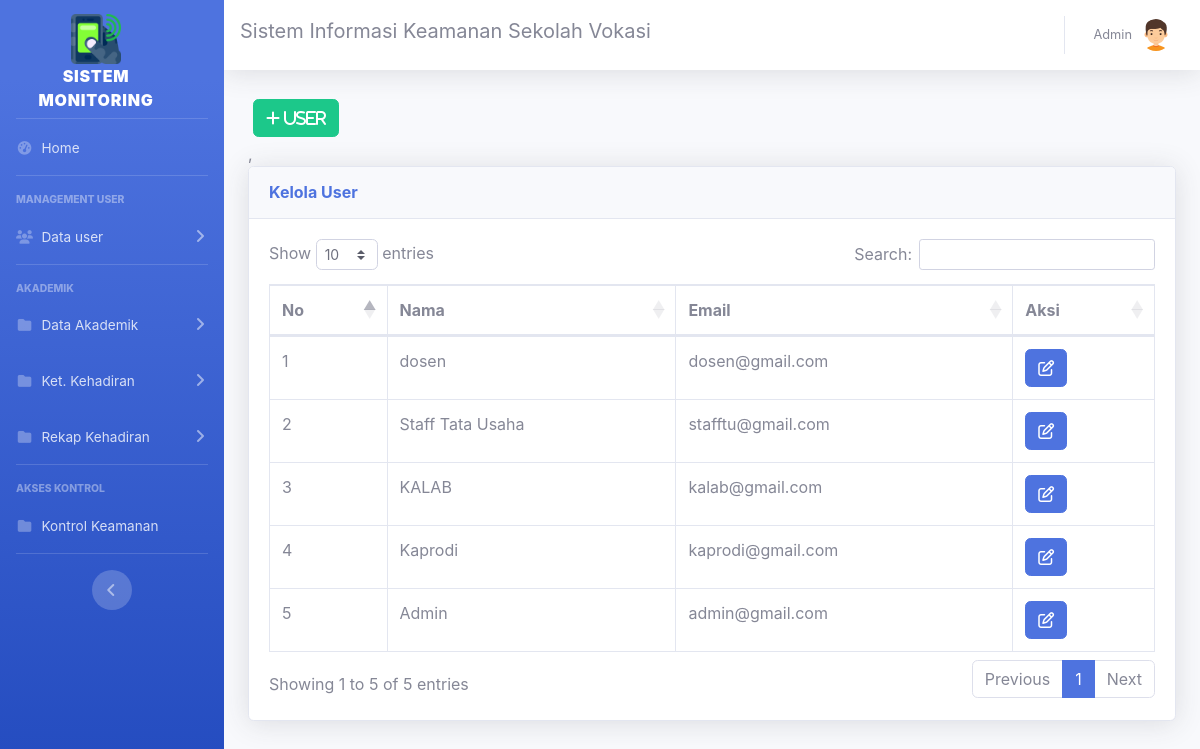
Screenshot of /app/profile.php (signed in) with the database file from the repository.
### tables this page shows
CREATE TABLE `user` (
  `id_user` int(11) NOT NULL,
  `nama` varchar(40) NOT NULL,
  `email` varchar(40) NOT NULL,
  `pass` varchar(40) NOT NULL,
  `group_user` int(11) NOT NULL
);

### app/profile.php (the view, shortened to what this page needs)
<!DOCTYPE html>
<html lang="en">
<head>
  <link href="vendor/fontawesome-free/css/all.min.css" rel="stylesheet" type="text/css">
  <link href="css/sb-admin-2.min.css" rel="stylesheet">
  <link href="vendor/datatables/dataTables.bootstrap4.min.css" rel="stylesheet">
</head>
<body id="page-top">
<?php require 'koneksi.php'; ?>
<?php require 'sidebar.php'; ?>
      <div id="content">
<?php require 'navbar.php'; ?>
        <div class="container-fluid">
<button type="button" class="btn btn-success" style="margin:5px" data-toggle="modal" data-target="#myModalTambah"><i class="fa fa-plus"> User</i></button><br>
 ,
 <div class="card shadow mb-4">
            <div class="card-header py-3">
              <h6 class="m-0 font-weight-bold text-primary">Kelola User</h6>
            </div>
            <div class="card-body">
              <div class="table-responsive">
                <table class="table table-bordered" id="dataTable" width="100%" cellspacing="0">
                  <thead>
                    <tr>
                      <th>No</th>
                      <th>Nama</th>
                      <th>Email</th>
					  <th>Aksi</th>
                    </tr>
                  </thead>
                  <tbody>
          <?php
          $no=1;
$query = mysqli_query($koneksi,"SELECT * FROM user ORDER BY  id_user DESC");
while ($data = mysqli_fetch_assoc($query))
{
?>
                    <tr>
                    <td scope="row"><?= $no;?></td>
                      <td><?=$data['nama']?></td>
                      <td><?=$data['email']?></td>
					  <td>
<a href="#" type="button" class=" fa fa-edit btn btn-primary btn-md" data-toggle="modal" data-target="#myModal<?php echo $data['id_user']; ?>"></a>
</td>
</tr>
<?php
$no++;
?>
  </div>
<?php
}
?>
              </div>
            </div>
</body>
</html>

### rows the page displays
user: nama "dosen", email "dosen@gmail.com"
user: nama "Staff Tata Usaha", email "stafftu@gmail.com"
user: nama "KALAB", email "kalab@gmail.com"
user: nama "Kaprodi", email "kaprodi@gmail.com"
user: nama "Admin", email "admin@gmail.com"

### other values shown
$_SESSION['nama'] "Admin"
